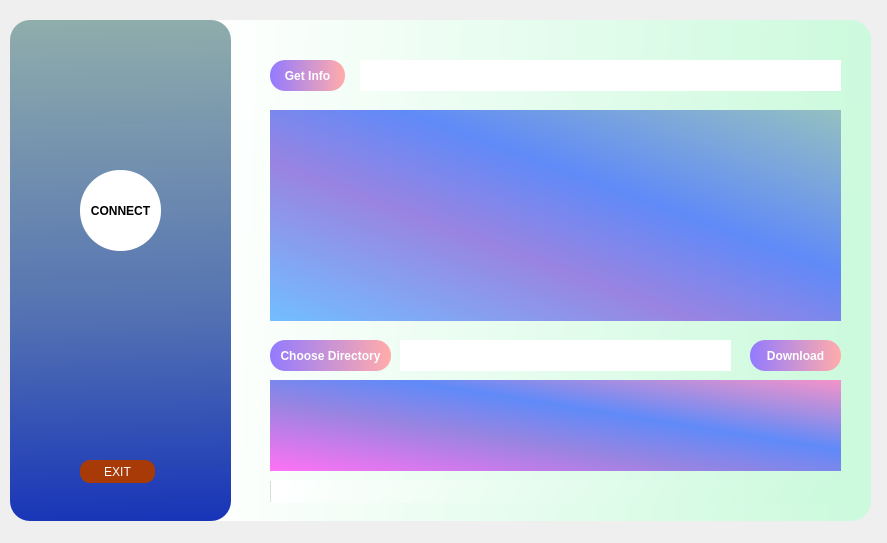
<?xml version="1.0" encoding="UTF-8"?>
<ui version="4.0">
 <class>MainWindow</class>
 <widget class="QMainWindow" name="MainWindow">
  <property name="geometry">
   <rect>
    <x>0</x>
    <y>0</y>
    <width>887</width>
    <height>543</height>
   </rect>
  </property>
  <property name="windowTitle">
   <string>MainWindow</string>
  </property>
  <widget class="QWidget" name="centralwidget">
   <widget class="QWidget" name="widget" native="true">
    <property name="geometry">
     <rect>
      <x>10</x>
      <y>20</y>
      <width>221</width>
      <height>501</height>
     </rect>
    </property>
    <property name="styleSheet">
     <string notr="true">background-color: qlineargradient(spread:pad, x1:0.506, y1:0, x2:0.517, y2:1, stop:0 rgba(143, 173, 171, 255), stop:0.585227 rgba(84, 114, 178, 255), stop:1 rgba(24, 53, 184, 255));
border-radius: 20px;</string>
    </property>
    <widget class="QPushButton" name="connect">
     <property name="geometry">
      <rect>
       <x>70</x>
       <y>150</y>
       <width>81</width>
       <height>81</height>
      </rect>
     </property>
     <property name="styleSheet">
      <string notr="true">background-color: rgb(255, 255, 255);
font: 75 9pt &quot;Agency FB&quot;;
font-weight: Bold;
border-radius: 40px;
</string>
     </property>
     <property name="text">
      <string>CONNECT</string>
     </property>
    </widget>
    <widget class="QPushButton" name="exit">
     <property name="geometry">
      <rect>
       <x>70</x>
       <y>440</y>
       <width>75</width>
       <height>23</height>
      </rect>
     </property>
     <property name="styleSheet">
      <string notr="true">background-color: rgb(167, 58, 7);
color: rgb(255, 255, 255);
border-radius: 10px;</string>
     </property>
     <property name="text">
      <string>EXIT</string>
     </property>
    </widget>
   </widget>
   <widget class="QWidget" name="rezero" native="true">
    <property name="geometry">
     <rect>
      <x>200</x>
      <y>20</y>
      <width>671</width>
      <height>501</height>
     </rect>
    </property>
    <property name="styleSheet">
     <string notr="true">background-color: qlineargradient(spread:pad, x1:0, y1:0.489, x2:1, y2:0.517, stop:0 rgba(255, 255, 255, 255), stop:0.977273 rgba(204, 250, 221, 255));
border-radius: 20px;</string>
    </property>
    <widget class="QLineEdit" name="inputid">
     <property name="geometry">
      <rect>
       <x>160</x>
       <y>40</y>
       <width>481</width>
       <height>31</height>
      </rect>
     </property>
     <property name="styleSheet">
      <string notr="true">background-color: rgb(255, 255, 255);
font: 8pt &quot;Papyrus&quot;;</string>
     </property>
    </widget>
    <widget class="QTextEdit" name="logo">
     <property name="geometry">
      <rect>
       <x>70</x>
       <y>360</y>
       <width>571</width>
       <height>91</height>
      </rect>
     </property>
     <property name="styleSheet">
      <string notr="true">background-color: qlineargradient(spread:pad, x1:0, y1:1, x2:1, y2:0, stop:0 rgba(255, 114, 246, 255), stop:0.375 rgba(153, 132, 225, 255), stop:0.613636 rgba(96, 138, 248, 255), stop:1 rgba(245, 147, 201, 255));
color: rgb(255, 255, 255);
font: 10pt &quot;Centaur&quot;;
font-weight: bold;
border-radius: 0px;</string>
     </property>
    </widget>
    <widget class="QPushButton" name="getinfo">
     <property name="geometry">
      <rect>
       <x>70</x>
       <y>40</y>
       <width>75</width>
       <height>31</height>
      </rect>
     </property>
     <property name="styleSheet">
      <string notr="true">background-color: qlineargradient(spread:pad, x1:0, y1:0.489, x2:1, y2:0.489, stop:0 rgba(147, 122, 255, 255), stop:0.982955 rgba(255, 171, 171, 255));
color: rgb(255, 255, 255);
border-radius: 15px;
font: 75 10pt &quot;Agency FB&quot;;
font-weight: Bold;
</string>
     </property>
     <property name="text">
      <string>Get Info</string>
     </property>
    </widget>
    <widget class="QPushButton" name="dirchooser">
     <property name="geometry">
      <rect>
       <x>70</x>
       <y>320</y>
       <width>121</width>
       <height>31</height>
      </rect>
     </property>
     <property name="styleSheet">
      <string notr="true">background-color: qlineargradient(spread:pad, x1:0, y1:0.489, x2:1, y2:0.489, stop:0 rgba(147, 122, 255, 255), stop:0.982955 rgba(255, 171, 171, 255));
color: rgb(255, 255, 255);
border-radius: 15px;
font: 75 10pt &quot;Agency FB&quot;;
font-weight: Bold;
</string>
     </property>
     <property name="text">
      <string>Choose Directory</string>
     </property>
    </widget>
    <widget class="QPushButton" name="download">
     <property name="geometry">
      <rect>
       <x>550</x>
       <y>320</y>
       <width>91</width>
       <height>31</height>
      </rect>
     </property>
     <property name="styleSheet">
      <string notr="true">background-color: qlineargradient(spread:pad, x1:0, y1:0.489, x2:1, y2:0.489, stop:0 rgba(147, 122, 255, 255), stop:0.982955 rgba(255, 171, 171, 255));
color: rgb(255, 255, 255);
border-radius: 15px;
font: 75 10pt &quot;Agency FB&quot;;
font-weight: Bold;
</string>
     </property>
     <property name="text">
      <string>Download</string>
     </property>
    </widget>
    <widget class="QTableWidget" name="listid">
     <property name="enabled">
      <bool>true</bool>
     </property>
     <property name="geometry">
      <rect>
       <x>70</x>
       <y>90</y>
       <width>571</width>
       <height>211</height>
      </rect>
     </property>
     <property name="styleSheet">
      <string notr="true">font: 10pt &quot;Centaur&quot;;
font-weight: bold;
background-color: qlineargradient(spread:pad, x1:0, y1:1, x2:1, y2:0, stop:0 rgba(114, 190, 255, 255), stop:0.375 rgba(153, 132, 225, 255), stop:0.613636 rgba(96, 138, 248, 255), stop:1 rgba(148, 192, 194, 255));
color: rgb(255, 255, 255);
font-weight: bold;
border-radius: 0px;</string>
     </property>
     <property name="frameShape">
      <enum>QFrame::NoFrame</enum>
     </property>
     <property name="frameShadow">
      <enum>QFrame::Plain</enum>
     </property>
     <property name="sizeAdjustPolicy">
      <enum>QAbstractScrollArea::AdjustIgnored</enum>
     </property>
     <property name="showDropIndicator" stdset="0">
      <bool>false</bool>
     </property>
     <property name="selectionMode">
      <enum>QAbstractItemView::NoSelection</enum>
     </property>
     <property name="showGrid">
      <bool>false</bool>
     </property>
     <property name="gridStyle">
      <enum>Qt::NoPen</enum>
     </property>
     <property name="sortingEnabled">
      <bool>false</bool>
     </property>
     <property name="wordWrap">
      <bool>false</bool>
     </property>
     <attribute name="horizontalHeaderVisible">
      <bool>false</bool>
     </attribute>
     <attribute name="horizontalHeaderHighlightSections">
      <bool>false</bool>
     </attribute>
     <attribute name="verticalHeaderVisible">
      <bool>false</bool>
     </attribute>
     <attribute name="verticalHeaderHighlightSections">
      <bool>false</bool>
     </attribute>
     <column>
      <property name="text">
       <string>blank space</string>
      </property>
     </column>
     <column>
      <property name="text">
       <string>File Name</string>
      </property>
     </column>
     <column>
      <property name="text">
       <string>Type</string>
      </property>
     </column>
     <column>
      <property name="text">
       <string>Size</string>
      </property>
     </column>
     <column>
      <property name="text">
       <string>Progress</string>
      </property>
     </column>
    </widget>
    <widget class="QProgressBar" name="progress">
     <property name="geometry">
      <rect>
       <x>70</x>
       <y>460</y>
       <width>571</width>
       <height>23</height>
      </rect>
     </property>
     <property name="autoFillBackground">
      <bool>false</bool>
     </property>
     <property name="value">
      <number>0</number>
     </property>
     <property name="textVisible">
      <bool>false</bool>
     </property>
    </widget>
    <widget class="QLineEdit" name="dirlabel">
     <property name="enabled">
      <bool>true</bool>
     </property>
     <property name="geometry">
      <rect>
       <x>200</x>
       <y>320</y>
       <width>331</width>
       <height>31</height>
      </rect>
     </property>
     <property name="styleSheet">
      <string notr="true">background-color: rgb(255, 255, 255);
font: 8pt &quot;Papyrus&quot;;
</string>
     </property>
    </widget>
   </widget>
   <zorder>rezero</zorder>
   <zorder>widget</zorder>
  </widget>
 </widget>
 <resources/>
 <connections/>
</ui>
